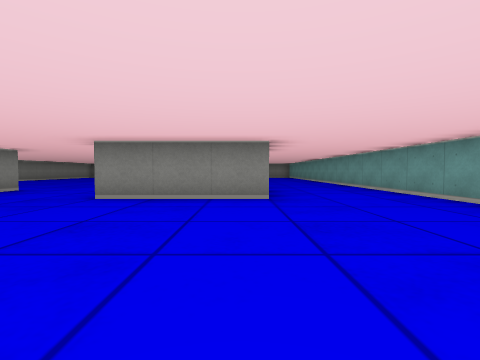
[1] (above)

19 first-person views from a walk through a cub3D ray-caster map. The camera is about half as high as the walls, tilts 2° down and sees 85° across. The floor is counted in squares. Each view is taken from the middle of a square. On the plan, view 1 faces up. The plan holds only what a view shows up to about 9 squares ahead; the rest is blank.

[2]
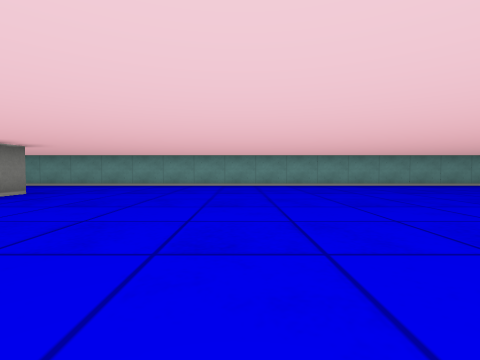

[3]
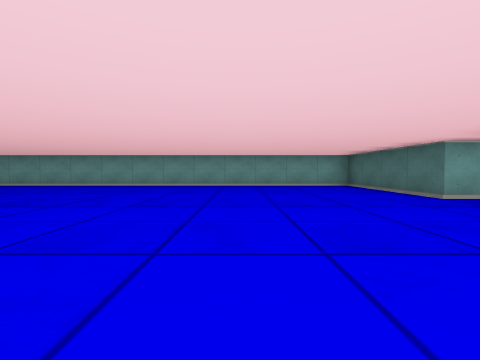

[4]
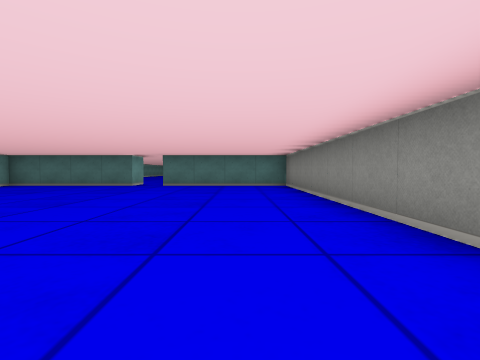

[5]
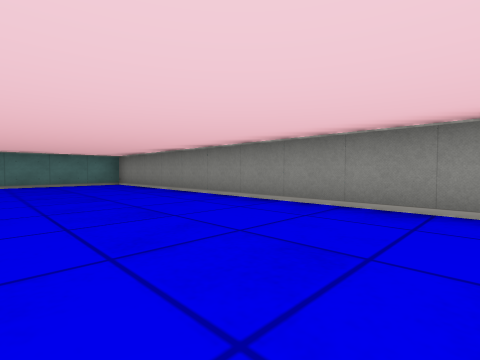

[6]
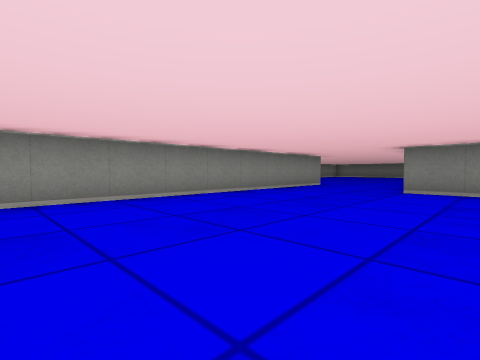

[7]
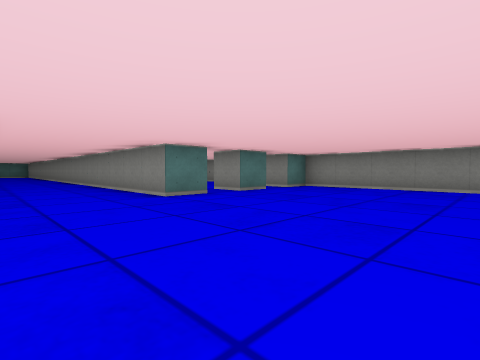

[8]
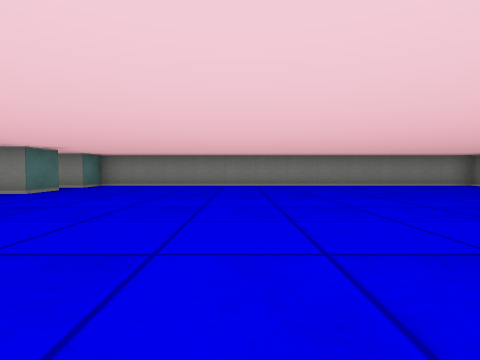

[9]
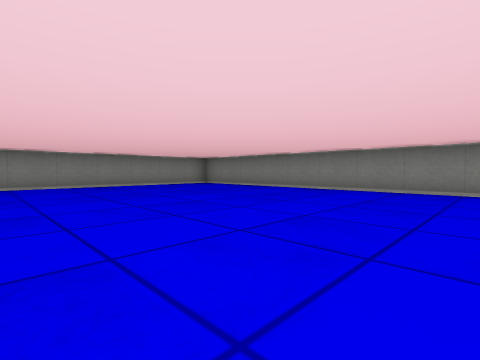

[10]
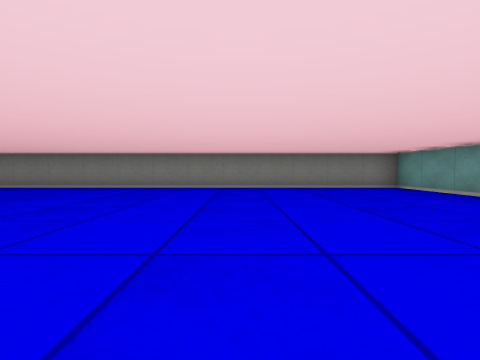

[11]
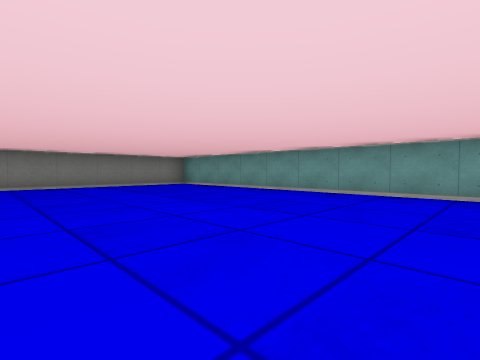

[12]
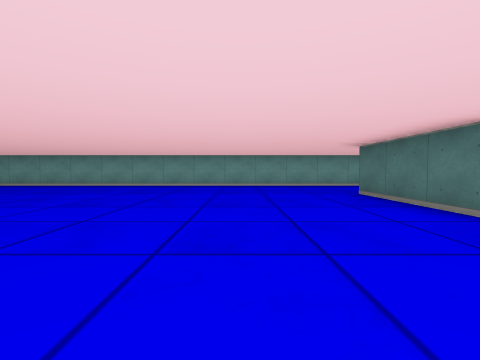

[13]
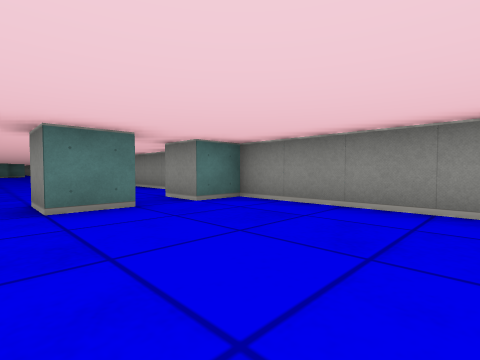

[14]
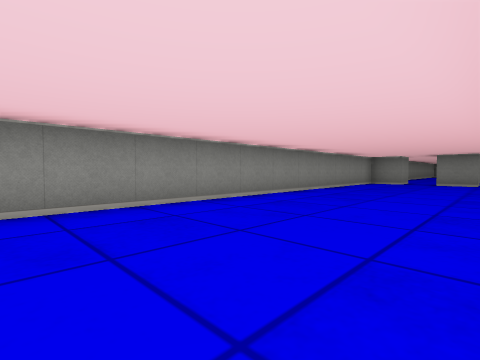

[15]
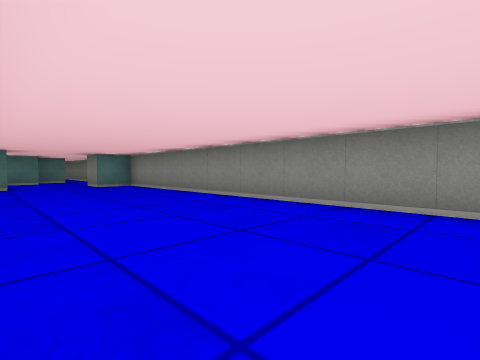

[16]
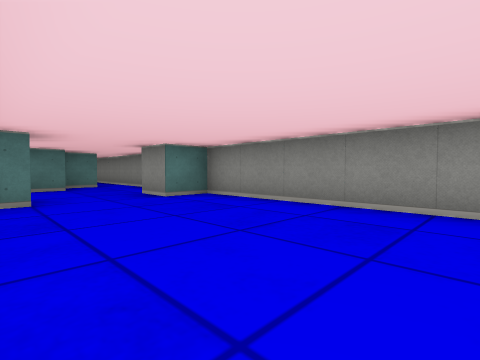

[17]
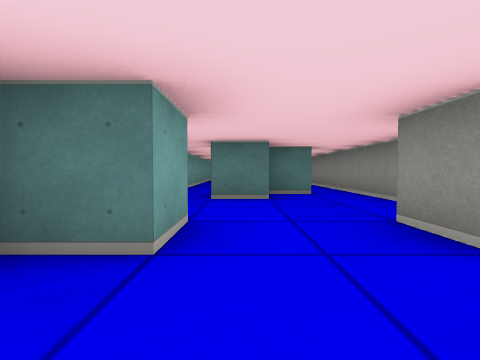

[18]
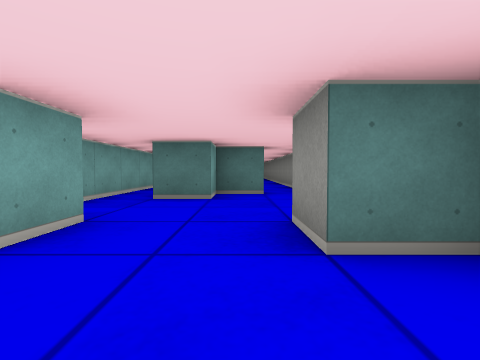

[19]
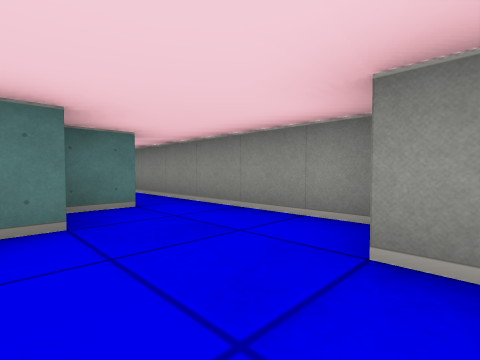

### Floor plan
Points are (right, up) in squares from view 1. A wall is a line through its corners. A room is listed if a view was taken in it or the views show most of it. See-through windows are left out.
Room 1 (views 1, 2, 3, 4, 5, 6)
walls: (0.5, 4.5) (-2.5, 4.5); (-0.5, -13.1) (-0.5, -12.5) (3.5, -12.5) (3.5, 3.5); (-5.5, 4.5) (-5.5, -12.5) (-1.5, -12.5)
ways out: opening at (-4, 4) to room 2; opening at (2, 3.3) to room 2; opening at (-1, -13)
Room 2 (views 7, 8, 9, 10, 11, 12, 13, 14, 15, 16, 17, 18, 19)
walls: (-6.6, 6.5) (-5.5, 6.5) (-5.5, 4.5); (-2.4, 7.5) (0.5, 7.5); (-8.6, 6.5) (-7.5, 6.5) (-7.5, 5.5) (-8.5, 5.5); (-10.5, 4.2) (-10.5, -11.5) (-9.5, -11.5) (-9.5, -12.5); (3.5, 3.5) (3.5, 18.5) (-8.2, 18.5); (-10.5, 18.6) (-10.5, 6.5) (-9.5, 6.5) (-9.5, 5.5); (-7.5, -12.5) (-7.5, -11.5) (-6.5, -11.5)
ways out: opening at (-4, 4) to room 1; opening at (2, 3.3) to room 1; opening at (-8.5, -12) to room 3
Room 3 (no view inside)
walls: (-9.6, -15.5) (-8.5, -15.5) (-8.5, -14.5) (-7.5, -14.5); (-10.5, -12.8) (-10.5, -16.5); (-6.5, -15.6) (-6.5, -14.1)
ways out: opening at (-8.5, -12) to room 2; opening at (-10, -15.5); opening at (-7, -15)

Where each view was taken, in squares from view 1:
view 1: 0 up, 0 right, facing up
view 2: 0 up, 5 left, facing right
view 3: 9 down, 5 left, facing right
view 4: 4 down, 4 left, facing down
view 5: 3 down, 2 left, facing down-left
view 6: 2 down, 1 left, facing up-left
view 7: 11 up, 3 left, facing down-left
view 8: 11 up, 2 left, facing left
view 9: 12 up, 2 left, facing up-left
view 10: 11 up, 1 left, facing up
view 11: 10 up, 2 left, facing up-right
view 12: 10 up, 5 left, facing right
view 13: 10 up, 7 left, facing down-left
view 14: 5 down, 7 left, facing up-left
view 15: 3 down, 7 left, facing down-left
view 16: 7 down, 7 left, facing down-left
view 17: 10 down, 8 left, facing down
view 18: 10 down, 9 left, facing down
view 19: 12 down, 8 left, facing down-left
